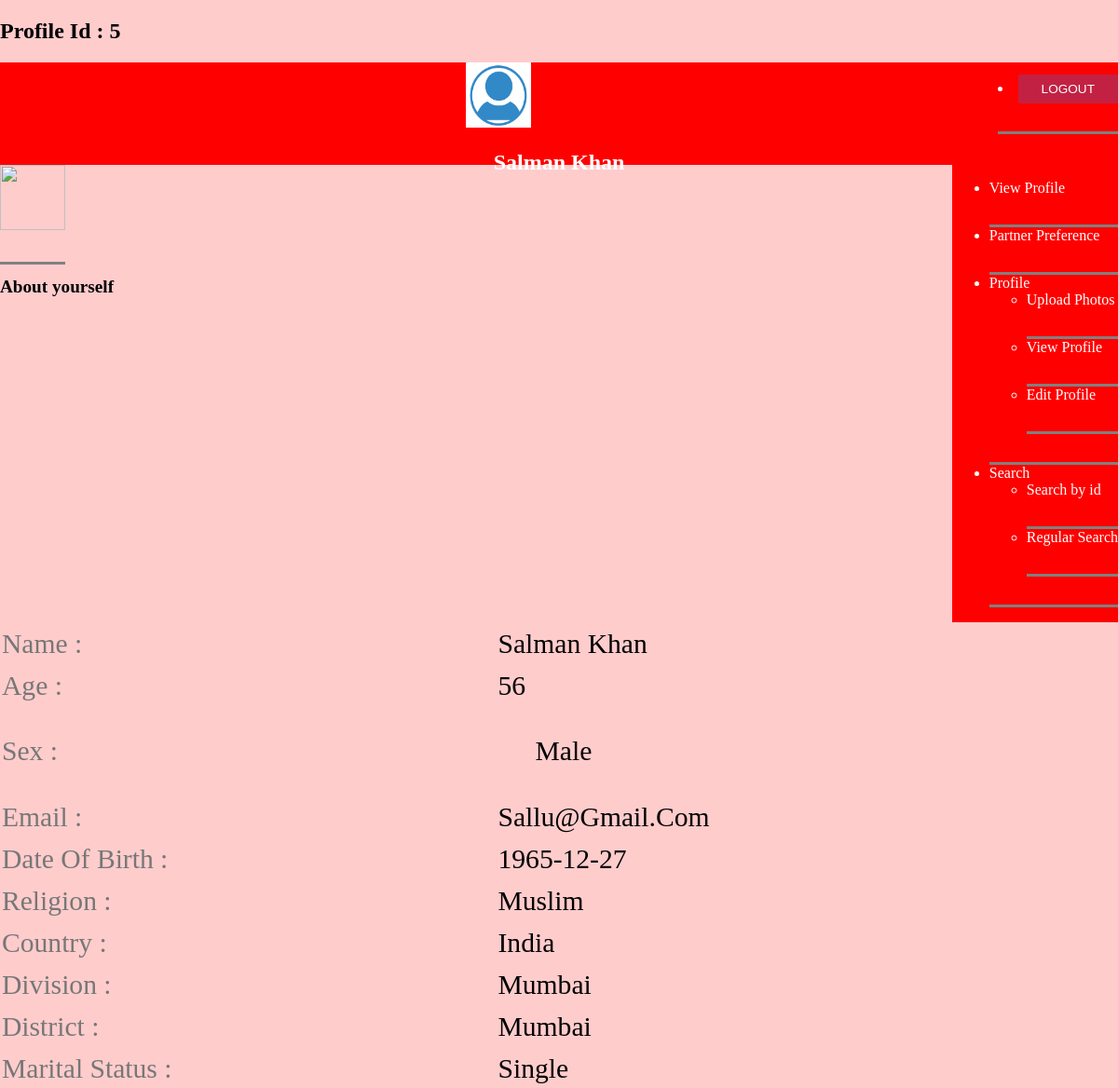
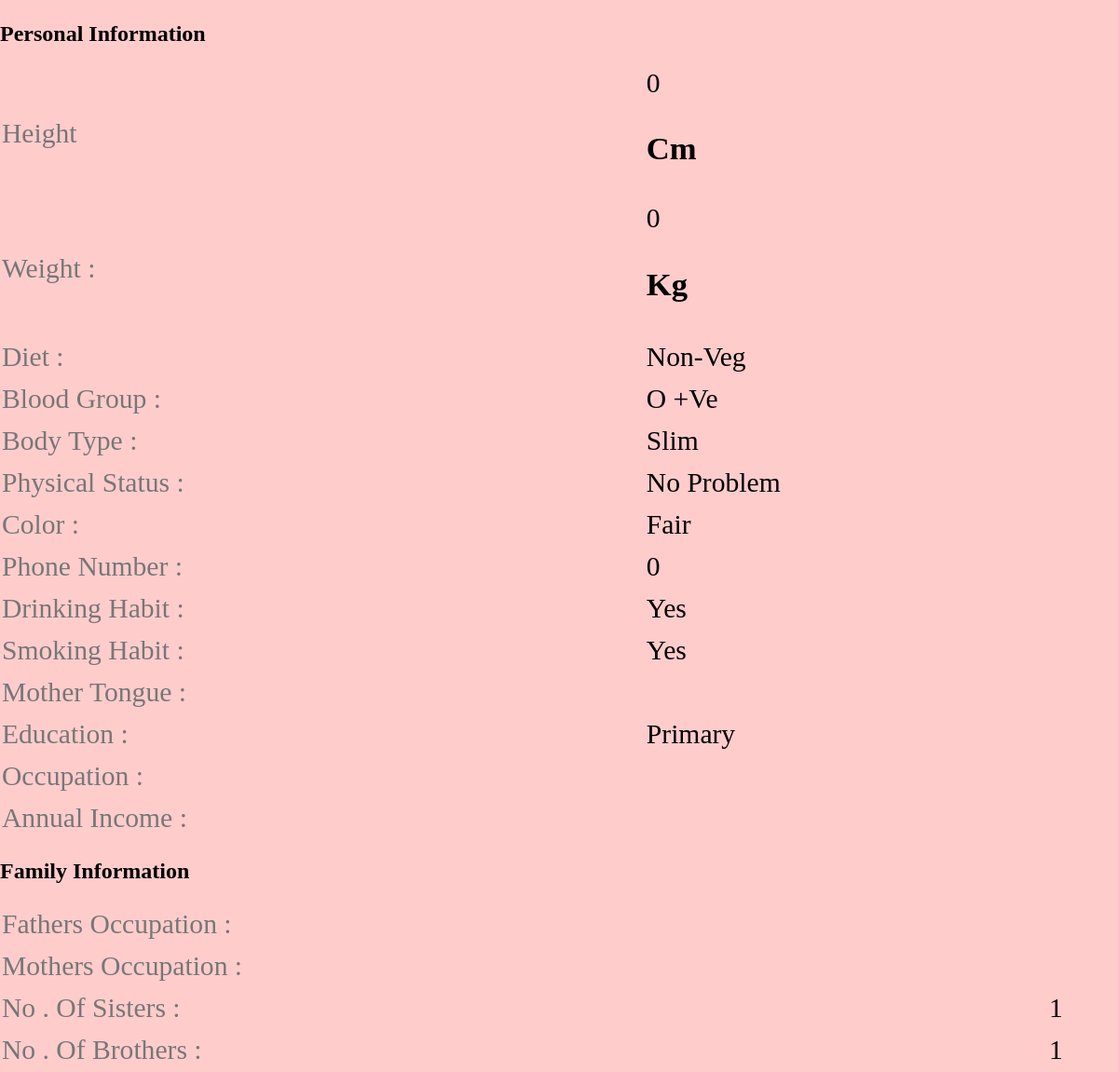
Screenshot of /profile_view.php?id=5 (signed in) with the database file from the repository (2 pictures, top to bottom).
### tables this page shows
CREATE TABLE `customer` (
  `id` int(10) NOT NULL,
  `cust_id` int(5) NOT NULL,
  `email` varchar(60) NOT NULL,
  `age` varchar(10) NOT NULL,
  `height` int(10) NOT NULL,
  `sex` varchar(6) NOT NULL,
  `religion` varchar(20) NOT NULL,
  `division` varchar(100) NOT NULL,
  `district` varchar(20) NOT NULL,
  `country` varchar(10) NOT NULL,
  `maritalstatus` varchar(20) NOT NULL,
  `education` text NOT NULL,
  `firstname` text NOT NULL,
  `lastname` text NOT NULL,
  `phonenumber` int(11) NOT NULL,
  `body_type` text NOT NULL,
  `physical_status` text NOT NULL,
  `drink` varchar(8) NOT NULL,
  `mothertounge` text NOT NULL,
  `colour` varchar(20) NOT NULL,
  `weight` int(5) NOT NULL,
  `blood_group` varchar(5) NOT NULL,
  `diet` varchar(8) NOT NULL,
  `smoke` varchar(8) NOT NULL,
  `dateofbirth` date NOT NULL,
  `occupation` text NOT NULL,
  `annual_income` varchar(20) NOT NULL,
  `fathers_occupation` varchar(20) NOT NULL,
  `mothers_occupation` varchar(20) NOT NULL,
  `no_bro` int(5) NOT NULL,
  `no_sis` int(5) NOT NULL,
  `aboutme` text NOT NULL,
  `profilecreationdate` date NOT NULL,
`image` varchar(200)
);

### function.php (called while the page is built, shortened)
<?php
function mysqlexec($sql){
  $host="localhost";
  $username="root";
  $password="";
  $db_name="matrimony";
  $conn=mysqli_connect("$host", "$username", "$password")or die("cannot connect");
  mysqli_select_db($conn,"$db_name")or die("cannot select DB");
  if($result = mysqli_query($conn, $sql)){
    return $result;
  }
  else{
    echo mysqli_error($conn);
  }
}
?>

### profile_view.php (the view, shortened to what this page needs)
<?php include_once("function.php"); ?>
<?php
$id=$_GET['id'];
$profileid=$id;
$sql="SELECT * FROM customer WHERE cust_id = $id";
$result = mysqlexec($sql);
if($result){
$row=mysqli_fetch_assoc($result);
	$fname=$row['firstname'];
	$lname=$row['lastname'];
	$sex=$row['sex'];
	$email=$row['email'];
	$dob=$row['dateofbirth'];
	$religion=$row['religion'];
	$country = $row['country'];
		$phonenumber=$row['phonenumber'];
	$division=$row['division'];
	$district=$row['district'];
	$age=$row['age'];
	$maritalstatus=$row['maritalstatus'];
	$education=$row['education'];
	$bodytype=$row['body_type'];
	$physicalstatus=$row['physical_status'];
	$drink=$row['drink'];
	$smoke=$row['smoke'];
	$bloodgroup=$row['blood_group'];
	$weight=$row['weight'];
	$height=$row['height'];
	$colour=$row['colour'];
	$diet=$row['diet'];
	$occupation=$row['occupation'];
	$income=$row['annual_income'];
	$bros=$row['no_bro'];
	$sis=$row['no_sis'];
	$image100=$row['image'];
}
else{
	echo "<script>alert(\"Invalid Profile ID\")</script>";
}
?>
<!DOCTYPE html>
<html>
<head>
	<h2>Profile Id : <?php echo $profileid;?></h2>
	<div id="leftmenu">
	<li><a href="logout.php">
		 <input type="submit" name="logout" value="LOGOUT" class="btn_1 submit">
		 </a></li></div>
	<link rel="stylesheet" type="text/css" href="style_admin.css">
</head>
<body>
	<div id="header">
<center><img src="user.png">
<center><H2><?php echo $fname . " " .$lname; ?></H2>
</div>
<div id="leftmenu">
 <ul>
 	   <li><a href="profile_view.php?id=<?php echo $id;?>">View Profile</a></li>
	   <li><a href="partner_choice.php?id=<?php echo $id;?>">Partner Preference</a></li>
		    <li class="dropdown">
		      <a href="#" class="dropdown-toggle" data-toggle="dropdown">Profile<span class="caret"></span></a>
		        <ul class="dropdown-menu" role="menu">
	   <li><a href="upload_photo.php?id=<?php echo $id;?>">Upload Photos</a></li>
		<li><a href="profile_view.php?id=<?php echo $id;?>">View Profile</a></li>
		<li><a href="edit_profile.php?id=<?php echo $id;?>">Edit Profile</a></li>
		      </ul>
		           </li>
		 <li class="dropdown">
		        <a href="#" class="dropdown-toggle" data-toggle="dropdown">Search<span class="caret"></span></a>
		         <ul class="dropdown-menu" role="menu">
		                <li><a href="search_id.php">Search by id</a></li>
		                <li><a href="search.php">Regular Search</a></li>
		              </ul>
 </ul>
</div>
  <div class="basic_1-left">
				 <li> <img src="profile/<?php echo $profileid;?>/<?php echo $image100;?> " /> </li>
					</div>
 <div class="tab_box">
				    	<h1>About yourself</h1>
				    </div>
 <div class="basic_1-left">
				    	  <table class="table_working_hours">
				        	<tbody>
				        		<tr class="opened">
				        			<td class="day_label"> Name  : </td>
									<td class="day_value">
  	                              <?php echo $fname . " " .$lname; ?>
  	                           </td>
                                  </tr>
                                  <tr class="opened">
									<td class="day_label">Age   : </td>
									<td class="day_value">
									<?php echo $age;?>
									</td>
								</tr>
								<tr class="opened">
									<td class="day_label">sex  :</td>
									<td class="day_value">
									  <ul>
            <?php echo $sex;?>
          </ul>
									</td>
								</tr>
								 <tr class="opened">
									<td class="day_label">Email   : </td>
									<td class="day_value">
									<?php echo $email;?>
									</td>
								</tr>
							<tr class="opened">
									<td class="day_label">Date of Birth :</td>
									<td class="day_value">
     <?php echo $dob;?>
                                </tr>
                                <tr class="opened">
                                 <td class="day_label">Religion :</td>
                                 <td class="day_value">
                        <?php echo $religion;?>
                  </td>
              </tr>
                <tr class="opened">
                                 <td class="day_label">Country :</td>
                                 <td class="day_value">
                    <?php echo  $country;?></td>
                </tr>
                <tr class="opened">
									<td class="day_label">Division :</td>
									<td class="day_value">
                     <?php echo $division;?>
                </td>
            </tr>
                    <tr class="opened">
									<td class="day_label">district :</td>
									<td class="day_value">
										 <?php echo $district;?>
									</td>
								</tr>
								<tr class="opened">
									<td class="day_label">Marital Status :</td>
									<td class="day_value">
										 <?php echo $maritalstatus;?>
									</td>
								</tr>
							</tbody>
						</table>
					</div>
                    <div class="basic_1-left">
				    	  <table class="table_working_hours">
				        	<tbody>
                    <h2>Personal Information</h2>
								<tr class="opened">
									<td class="day_label">Height</td>
									<td class="day_value closed"> <?php echo  $height;?><h3>cm</h3></td>
								</tr>
								<tr class="opened">
									<td class="day_label">Weight :</td>
									<td class="day_value closed"> <?php echo $weight;?><h3>kg</h3></td>
								</tr>
								<tr class="opened">
									<td class="day_label">Diet :</td>
									<td class="day_value closed"><div class="select-block1">
					                 <?php echo  $diet;?>
							    	</div>
							    	</td>
								</tr>
					<tr class="opened">
									<td class="day_label">Blood Group :</td>
									<td class="day_value closed"><div class="select-block1">
					               <?php echo $bloodgroup;?>
							    	</div>
							    	</td>
								</tr>
                              <tr class="opened">
									<td class="day_label">Body Type :</td>
									<td class="day_value">
										 <?php echo $bodytype;?>
              </td>
          </tr>
<tr class="opened">
									<td class="day_label">Physical Status :</td>
									<td class="day_value">
										 <?php echo $physicalstatus;?>
              </td>
          </tr>
<tr class="opened">
									<td class="day_label">color :</td>
									<td class="day_value">
						 <?php echo $colour;?>
              </td>
          </tr>
                <tr class="opened">
									<td class="day_label">Phone Number :</td>
									<td class="day_value">
										 <?php echo $phonenumber;?>
                   </td>
               </tr>
										 <tr class="opened">
									<td class="day_label">Drinking habit :</td>
									<td class="day_value">
										 <?php echo  $drink;?>
                                         </td></tr>
										 <tr class="opened">
									<td class="day_label">Smoking habit :</td>
									<td class="day_value">
										 <?php echo $smoke;?>
                                        </td></tr>
								<tr class="opened">
									<td class="day_label">Mother Tongue :</td>
									<td class="day_value closed">
								    </td>
								</tr>
								<tr class="opened">
									<td class="day_label">Education :</td>
									<td class="day_value closed">
										<div class="select-block1">
						                 <?php echo $education;?>
								    </div>
								    </td>
								</tr>
								<tr class="opened">
									<td class="day_label">Occupation :</td>
									<td class="day_value closed">  <?php echo  $occupation;?></td>
								</tr>
								<tr class="opened">
									<td class="day_label">Annual Income  :</td>
									<td class="day_value closed">  <?php echo $income;?></td>
								</tr>
							 </tbody>
				          </table>
				        </div>
 <div class="basic_1-left">
				    	  <table class="table_working_hours">
				        	<tbody>
				        	<h2>Family Information</h2>
				   <tr class="opened">
									<td class="day_label">Fathers Occupation  :</td>
									<td class="day_value closed">
									</td></tr>
 <tr class="opened">
									<td class="day_label">Mothers Occupation :</td>
									<td class="day_value closed">
										</td></tr>
 <tr class="opened">
									<td class="day_label">No . Of sisters :</td>
									<td class="day_value">
										 <?php echo $sis;?>
	            </td>
	        </tr>
 <tr class="opened">
									<td class="day_label">No . Of brothers :</td>
									<td class="day_value">
                                <?php echo  $bros;?>
	            </td>
	        </tr>
	    </tbody>
	</table>
</div>
</body>
</html>

### style_admin.css (style rules this page uses)
body { background: hsl(0,100%,90%); margin: 0px; border: 0px; }
#header { width: auto; height: 110px; background: hsl(0,100%,50%); color: white; }
#leftmenu { float: right; background: hsl(0,100%,50%); color: white; }
.basic_1-left li { padding-left:0; display: inline-block; margin-left: auto; margin-right: auto; }
li { padding-bottom: 30px; border-bottom: 3px solid grey; }
a { text-decoration:none; color:white; }
img { width: 70px; height: 70px; }
.btn_1 { padding: 6px 20px; }
.btn_1 { background: #c32143; border-radius: 2px; -webkit-border-radius: 2px; -moz-border-radius: 2px; -o-border-radius: 2px; padding: 8px 25px; display: inline-block; color: #fff; text-transform: uppercase; outline: none; border: none; margin: 1em 0 0 0; font-size: 0.85em; }
.tab_box { margin-bottom: 2em; }
.tab_box h1 { color:black; font-size:1.2em; }
.basic_1-left { padding-left:0; }
table.table_working_hours { width: 100%; }
.table_working_hours tr { border: 0; }
td.day_label { color: #777; padding:5px 0; }
.table_working_hours tr { color: #000; font-size: 1.85em; text-transform: capitalize; }

### rows the page displays
customer: firstname "Salman", lastname "Khan", age "56", sex "Male", email "Sallu@gmail.com", dateofbirth "1965-12-27", religion "Muslim", country "India", division "Mumbai", district "Mumbai", maritalstatus "Single", height "0", weight "0", diet "Non-Veg", blood_group "O +ve", body_type "Slim", physical_status "No Problem", colour "Fair", phonenumber "0", drink "Yes", smoke "Yes", education "Primary", no_sis "1", no_bro "1"

### other values shown
$profileid "5"
